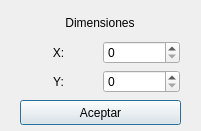
<?xml version="1.0" encoding="UTF-8"?>
<ui version="4.0">
 <class>createCanvasDialog</class>
 <widget class="QDialog" name="createCanvasDialog">
  <property name="geometry">
   <rect>
    <x>0</x>
    <y>0</y>
    <width>201</width>
    <height>131</height>
   </rect>
  </property>
  <property name="windowTitle">
   <string>Nuevo lienzo...</string>
  </property>
  <widget class="QPushButton" name="pushButton">
   <property name="geometry">
    <rect>
     <x>20</x>
     <y>100</y>
     <width>161</width>
     <height>25</height>
    </rect>
   </property>
   <property name="text">
    <string>Aceptar</string>
   </property>
  </widget>
  <widget class="QWidget" name="gridLayoutWidget">
   <property name="geometry">
    <rect>
     <x>20</x>
     <y>10</y>
     <width>160</width>
     <height>83</height>
    </rect>
   </property>
   <layout class="QGridLayout" name="gridLayout">
    <item row="1" column="1">
     <widget class="QSpinBox" name="spinBoxX">
      <property name="minimum">
       <number>0</number>
      </property>
      <property name="maximum">
       <number>1024</number>
      </property>
      <property name="singleStep">
       <number>50</number>
      </property>
     </widget>
    </item>
    <item row="0" column="0" colspan="2">
     <widget class="QLabel" name="label">
      <property name="text">
       <string>Dimensiones</string>
      </property>
      <property name="alignment">
       <set>Qt::AlignCenter</set>
      </property>
     </widget>
    </item>
    <item row="1" column="0">
     <widget class="QLabel" name="label_2">
      <property name="frameShape">
       <enum>QFrame::NoFrame</enum>
      </property>
      <property name="text">
       <string>X:</string>
      </property>
      <property name="alignment">
       <set>Qt::AlignCenter</set>
      </property>
     </widget>
    </item>
    <item row="2" column="0">
     <widget class="QLabel" name="label_3">
      <property name="text">
       <string>Y:</string>
      </property>
      <property name="alignment">
       <set>Qt::AlignCenter</set>
      </property>
     </widget>
    </item>
    <item row="2" column="1">
     <widget class="QSpinBox" name="spinBoxY">
      <property name="minimum">
       <number>0</number>
      </property>
      <property name="maximum">
       <number>1024</number>
      </property>
      <property name="singleStep">
       <number>50</number>
      </property>
     </widget>
    </item>
   </layout>
  </widget>
 </widget>
 <resources/>
 <connections/>
</ui>
